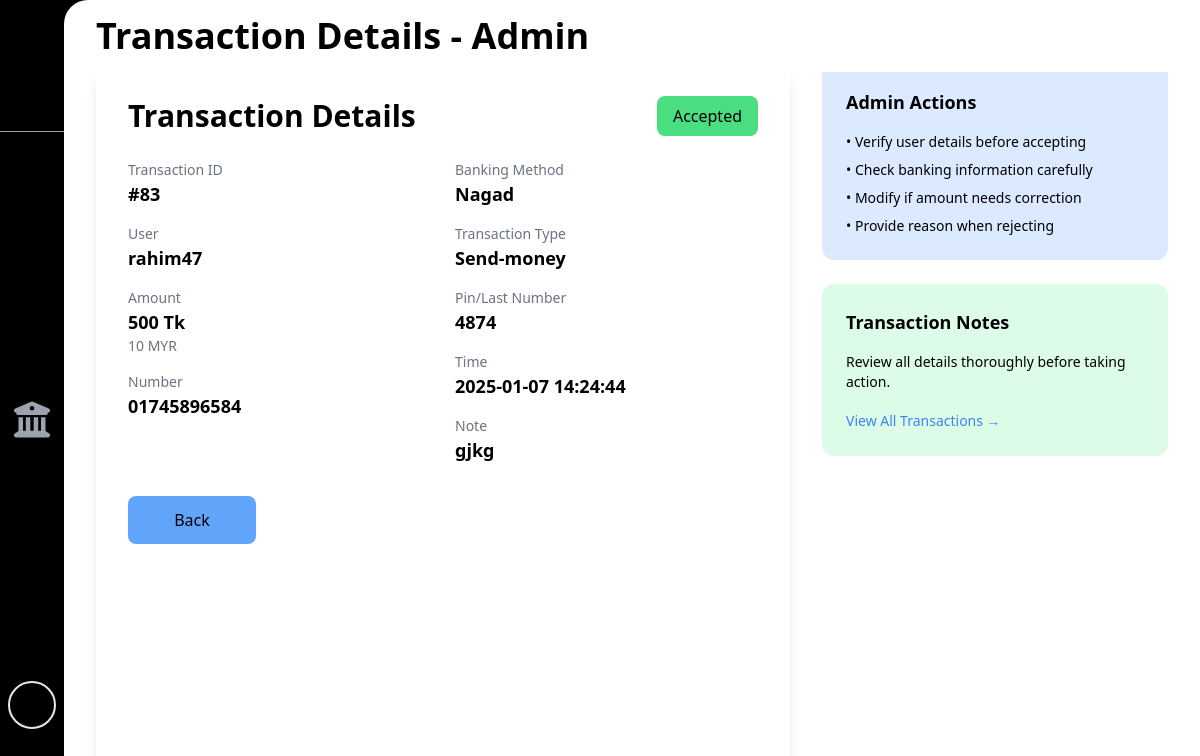
The page /views/admin/admin-transection-details.php?transID=83 (signed in) on the database its author committed.
### tables this page shows
CREATE TABLE `transections` (
  `transID` int(255) NOT NULL,
  `username` varchar(30) NOT NULL,
  `number` varchar(11) NOT NULL,
  `banking` varchar(5) NOT NULL,
  `method` varchar(10) NOT NULL,
  `amount` float NOT NULL,
  `amountYMR` float NOT NULL,
  `note` varchar(255) NOT NULL,
  `status` varchar(12) NOT NULL,
  `lastnumber` varchar(50) NOT NULL,
  `rate` float NOT NULL,
  `time` datetime NOT NULL DEFAULT current_timestamp()
);

### views/admin/admin-transection-details.php (the view, shortened to what this page needs)
<?php
include("../../config/connection.php");
$transID = mysqli_real_escape_string($conn, $_GET['transID']);
$sql = "SELECT * FROM transections WHERE transID = '$transID'";
$result = mysqli_query($conn, $sql) or die("Query Failed.");
$transData = mysqli_fetch_assoc($result);
?>
<!DOCTYPE html>
<html lang="en">
<head>
    <link rel="stylesheet" href="https://cdnjs.cloudflare.com/ajax/libs/font-awesome/6.7.2/css/all.min.css" />
    <link rel="stylesheet" href="../../assets/css/styles.css">
</head>
<body onload="onload()" class="overflow-hidden dark">
    <div class="bg-black h-screen dark:text-white w-full flex">
        <?php include("../../includes/sidebars/admin-sidebar.php"); ?>
        <div id="main-container" class="overflow-y-scroll px-8 w-full min-h-full sm:ml-16 sm:w-full bg-white dark:bg-[#232228] rounded-3xl rounded-bl-3xl transition-all duration-200">
            <?php include("../../includes/headers/admin-header.php") ?>
            <section class="flex flex-col sm:flex-row w-full gap-8 pt-16 h-full">
                <div class="w-full sm:w-2/3 bg-white dark:bg-[#1b1a20] rounded-xl p-8 shadow-lg">
                    <div class="flex justify-between items-center mb-6">
                        <h2 class="text-2xl sm:text-3xl font-bold">Transaction Details</h2>
                        <span class="px-4 py-2 rounded-lg text-center dark:text-gray-950 <?php
                            echo match($transData['status']) {
                                'Accepted' => 'bg-green-400',
                                'Pending' => 'bg-yellow-400',
                                'Rejected' => 'bg-red-400',
                                'Canceled' => 'bg-gray-400',
                                default => 'bg-gray-400'
                            };
                        ?>">
                            <?php echo $transData['status']; ?>
                        </span>
                    </div>
                    <div class="grid grid-cols-1 sm:grid-cols-2 gap-6 mb-8">
                        <div class="space-y-4">
                            <div class="flex flex-col">
                                <span class="text-sm text-gray-500 dark:text-gray-400">Transaction ID</span>
                                <span class="text-lg font-semibold">#<?php echo $transData['transID']; ?></span>
                            </div>
                            <div class="flex flex-col">
                                <span class="text-sm text-gray-500 dark:text-gray-400">User</span>
                                <span class="text-lg font-semibold"><?php echo $transData['username']; ?></span>
                            </div>
                            <div class="flex flex-col">
                                <span class="text-sm text-gray-500 dark:text-gray-400">Amount</span>
                                <span class="text-lg font-semibold"><?php echo $transData['amount']; ?> Tk</span>
                                <span class="text-sm text-gray-500"><?php echo $transData['amountYMR']; ?> MYR</span>
                            </div>
                            <div class="flex flex-col">
                                <span class="text-sm text-gray-500 dark:text-gray-400">Number</span>
                                <span class="text-lg font-semibold"><?php echo $transData['number']; ?></span>
                            </div>
                        </div>
                        <div class="space-y-4">
                            <div class="flex flex-col">
                                <span class="text-sm text-gray-500 dark:text-gray-400">Banking Method</span>
                                <span class="text-lg font-semibold"><?php echo $transData['banking']; ?></span>
                            </div>
                            <div class="flex flex-col">
                                <span class="text-sm text-gray-500 dark:text-gray-400">Transaction Type</span>
                                <span class="text-lg font-semibold"><?php echo $transData['method']; ?></span>
                            </div>
                            <div class="flex flex-col">
                                <span class="text-sm text-gray-500 dark:text-gray-400">Pin/Last Number</span>
                                <span class="text-lg font-semibold"><?php echo $transData['lastnumber']; ?></span>
                            </div>
                            <div class="flex flex-col">
                                <span class="text-sm text-gray-500 dark:text-gray-400">Time</span>
                                <span class="text-lg font-semibold"><?php echo $transData['time']; ?></span>
                            </div>
                            <div class="flex flex-col">
                                <span class="text-sm text-gray-500 dark:text-gray-400">Note</span>
                                <span class="text-lg font-semibold"><?php echo $transData['note']; ?></span>
                            </div>
                        </div>
                    </div>
                    <div class="space-y-4">
                        <div class="flex gap-4">
                            <button onclick="window.history.back();"
                                class="w-32 py-3 bg-blue-400 text-black rounded-lg hover:bg-blue-500 transition duration-300 text-center">
                                Back
                            </button>
                        </div>
                    </div>
                </div>
                <div class="hidden sm:block w-1/3 space-y-6">
                    <div class="bg-blue-100 dark:bg-blue-900 p-6 rounded-xl">
                        <h3 class="text-lg font-bold mb-4">Admin Actions</h3>
                        <ul class="space-y-2 text-sm">
                            <li>• Verify user details before accepting</li>
                            <li>• Check banking information carefully</li>
                            <li>• Modify if amount needs correction</li>
                            <li>• Provide reason when rejecting</li>
                        </ul>
                    </div>
                    <div class="bg-green-100 dark:bg-green-900 p-6 rounded-xl">
                        <h3 class="text-lg font-bold mb-4">Transaction Notes</h3>
                        <p class="text-sm mb-4">Review all details thoroughly before taking action.</p>
                        <a href="admin-all-transection-history.php" class="text-blue-500 hover:text-blue-600 text-sm">View All Transactions →</a>
                    </div>
                </div>
            </section>
        </div>
    </div>
</body>
</html>

### rows shown on the page
transections: status "Accepted", transID "83", username "rahim47", amount "500", amountYMR "10", number "01745896584", banking "Nagad", method "Send-money", lastnumber "4874", time "2025-01-07 14:24:44", note "gjkg"
